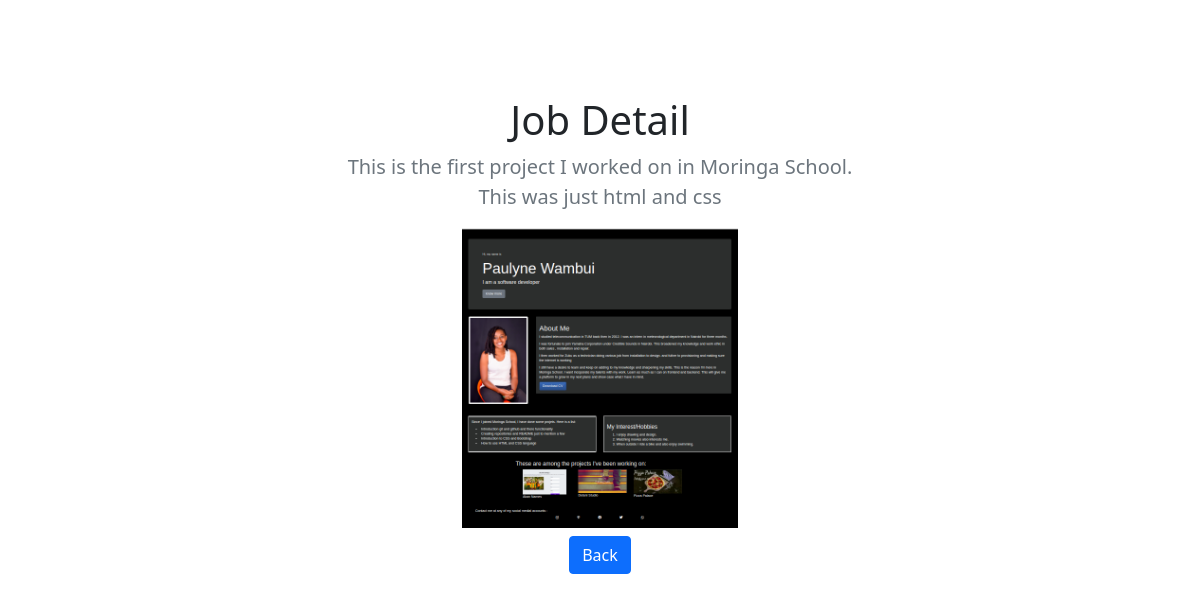
Screenshot of /jobs/1 with the database file from the repository.
### jobs/models.py (models this page shows, shortened)
class Job(models.Model):
    image = models.ImageField(upload_to='images/')
    summary = models.CharField(max_length=200)

### jobs/views.py (the view)
# urls.py: path('jobs/<int:job_id>', jobs.views.detail, name='detail'),
def detail(request, job_id):
    job_detail = get_object_or_404(Job, pk=job_id)
    return render (request, 'jobs/detail.html', {'job':job_detail})

### jobs/templates/jobs/detail.html (shortened to what this page needs)
<!doctype html>
<html lang="en">
{% load static %}
<head>
    <link href="{% static 'css/bootstrap.min.css' %}" rel="stylesheet">
</head>
<body>
    <main>
        <section class="py-5 text-center container">
            <div class="row py-lg-5">
                <div class="col-lg-6 col-md-8 mx-auto">
                    <h1 class="fw-light">Job Detail</h1>
                    <p class="lead text-muted">{{job.summary}}</p>
                    <img src="{{ job.image.url }}" height=300>
                    <p>
                        <a href="{% url 'home' %}" class="btn btn-primary my-2">Back</a>
                    </p>
                </div>
            </div>
        </section>
    </main>
</body>
</html>

### rows the page displays
Job: summary "This is the first project I worked on in Moringa School. This was just html and css", image (picture)
